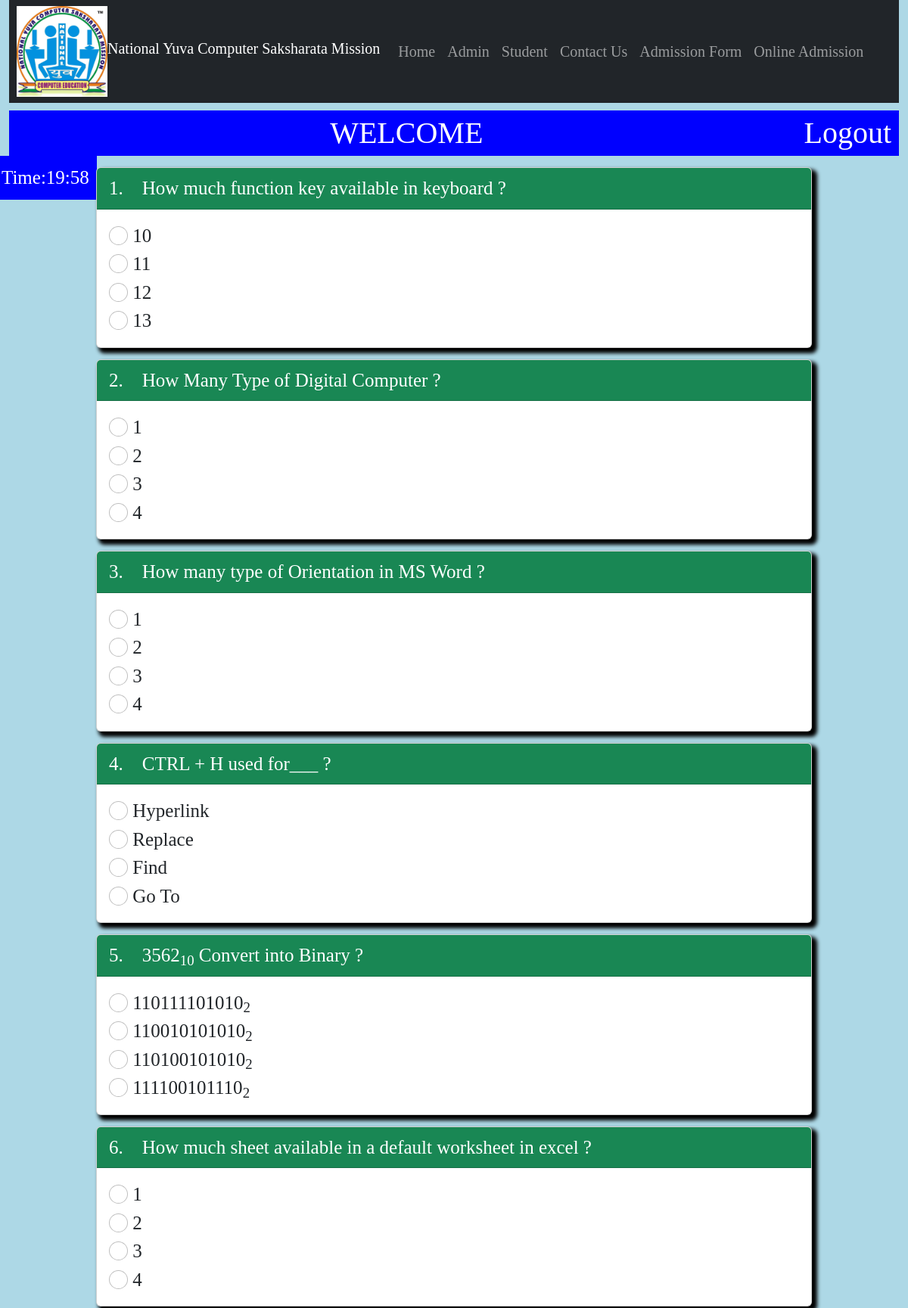
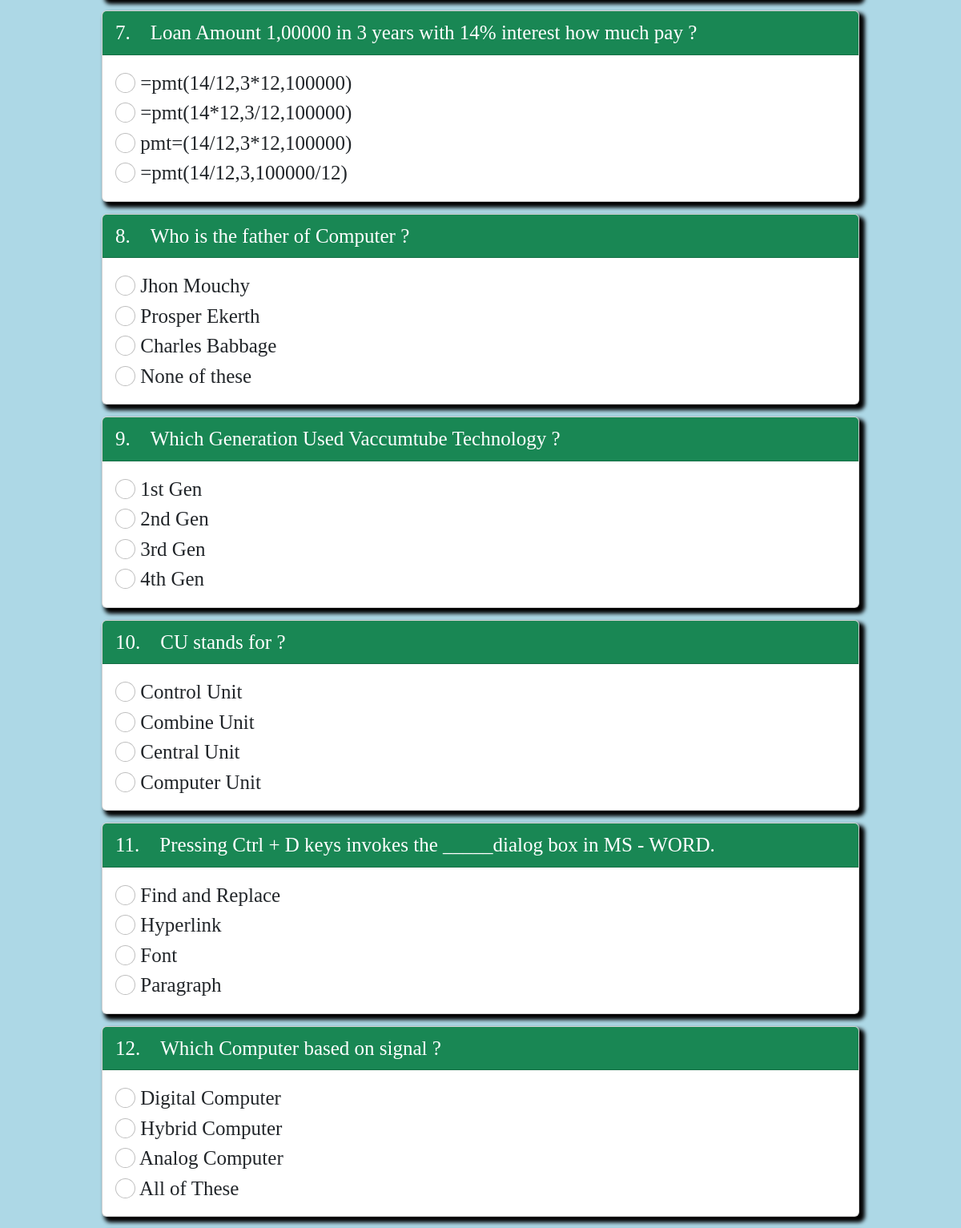
Page /ques_paper1.php (upper part) on the committed database (2 pictures, top to bottom).
### tables this page shows
CREATE TABLE `add_ques1` (
  `id` int(11) NOT NULL,
  `ques` varchar(200) NOT NULL,
  `opt1` varchar(60) NOT NULL,
  `opt2` varchar(60) NOT NULL,
  `opt3` varchar(60) NOT NULL,
  `opt4` varchar(60) NOT NULL,
  `ans` int(11) NOT NULL
);

### ques_paper1.php (the view, shortened to what this page needs)
<?php
include_once('connfig.php');
include_once('header.php');
$a =  1;
?>
<!DOCTYPE html>
<html>
<head>
	<link href="https://cdn.jsdelivr.net/npm/bootstrap@5.2.0-beta1/dist/css/bootstrap.min.css" rel="stylesheet">
</head>
<body>
	<body onload="timeout()">
<div class="container-fluid">
	<div class="head">
				WELCOME <?php if (isset($_SESSION['username'])){
					echo $_SESSION['username'];
				} ?>
				<a href="logout.php" style="float: right; color: white; text-decoration: none;padding-right: 10px;">Logout</a>
			</div>
			<span id="time" style="margin-left: -20px; padding: 10px; background-color: blue; color: white; position: fixed;font-size: 25px;"> </span>
	<div class="row">
		<div class="col-sm-10 offset-1">
				<?php
				$question = "SELECT * FROM `add_ques1`order by rand() limit 25";
				$query = mysqli_query($conn,$question);
				while ($rows = mysqli_fetch_assoc($query)) {
				?>
				<form id="form" action="result.php" method="post">
				<div class="card">
				<div class="card-header bg-success text-white"><?php echo $a++; echo ". &nbsp; &nbsp;"; echo $rows['ques'];  ?></div>
				<div class="card-body">
				<div class="child"><input class="form-check-input" type="radio" name="<?php echo $rows['id']; ?>" value="0"> <?php echo $rows['opt1']; ?></div>
				<div class="child"><input class="form-check-input" type="radio" name="<?php echo $rows['id']; ?>" value="1"> <?php echo $rows['opt2']; ?></div>
				<div class="child"><input class="form-check-input" type="radio" name="<?php echo $rows['id']; ?>" value="2"> <?php echo $rows['opt3']; ?></div>
				<div class="child"><input class="form-check-input" type="radio" name="<?php echo $rows['id']; ?>" value="3"> <?php echo $rows['opt4']; ?></div>
			</div></div>
			<?php } ?>
		</form>
			</div>
	</div>
</div>
</body>
</html>

### header.php (style rules this page uses)
* { font-family: Apple Chancery; }

### ques_paper1.php (style rules this page uses)
body { background-color: lightblue; }
.head { margin-top: 10px; background-color: blue; color:white; font-size: 40px; text-align: center; }
.card { margin:15px; font-size: 25px; box-shadow: 5px 5px 5px 2px black; }

### rows in the picture
add_ques1: ques "How much function key available in keyboard ?", opt1 "10", opt2 "11", opt3 "12", opt4 "13"
add_ques1: ques "How Many Type of Digital Computer ?", opt1 "1", opt2 "2", opt3 "3", opt4 "4"
add_ques1: ques "How many type of Orientation in MS Word ?", opt1 "1", opt2 "2", opt3 "3", opt4 "4"
add_ques1: ques "CTRL + H used for___ ?", opt1 "Hyperlink", opt2 "Replace", opt3 "Find", opt4 "Go To"
add_ques1: ques "3562 10 Convert into Binary ?", opt1 "110111101010 2", opt2 "110010101010 2", opt3 "110100101010 2", opt4 "111100101110 2"
add_ques1: ques "How much sheet available in a default worksheet in excel ?", opt1 "1", opt2 "2", opt3 "3", opt4 "4"
add_ques1: ques "Loan Amount 1,00000 in 3 years with 14% interest how much pay ?", opt1 "=pmt(14/12,3*12,100000)", opt2 "=pmt(14*12,3/12,100000)", opt3 "pmt=(14/12,3*12,100000)", opt4 "=pmt(14/12,3,100000/12)"
add_ques1: ques "Who is the father of Computer ?", opt1 "Jhon Mouchy", opt2 "Prosper Ekerth", opt3 "Charles Babbage", opt4 "None of these"
add_ques1: ques "Which Generation Used Vaccumtube Technology ?", opt1 "1st Gen", opt2 "2nd Gen", opt3 "3rd Gen", opt4 "4th Gen"
add_ques1: ques "CU stands for ?", opt1 "Control Unit", opt2 "Combine Unit", opt3 "Central Unit", opt4 "Computer Unit"
add_ques1: ques "Pressing Ctrl + D keys invokes the _____dialog box in MS - WORD.", opt1 "Find and Replace", opt2 "Hyperlink", opt3 "Font", opt4 "Paragraph"
add_ques1: ques "Which Computer based on signal ?", opt1 "Digital Computer", opt2 "Hybrid Computer", opt3 "Analog Computer", opt4 "All of These"
